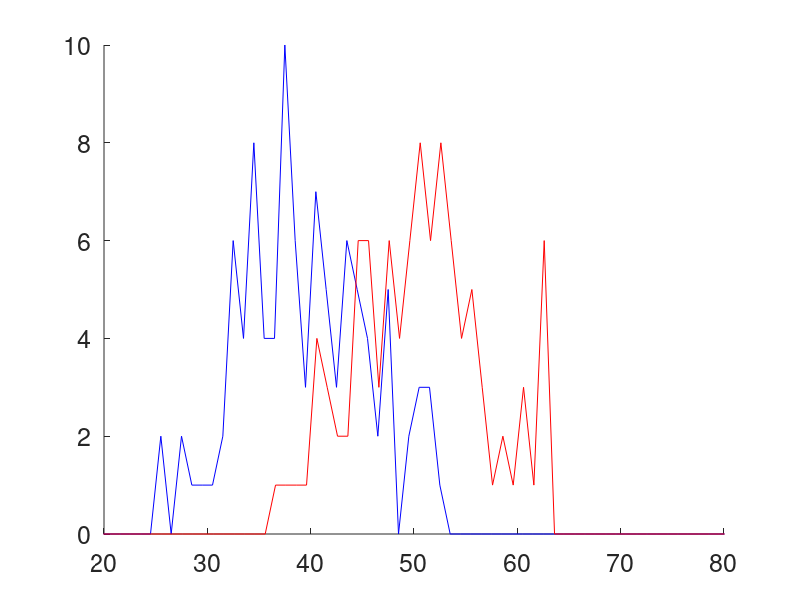
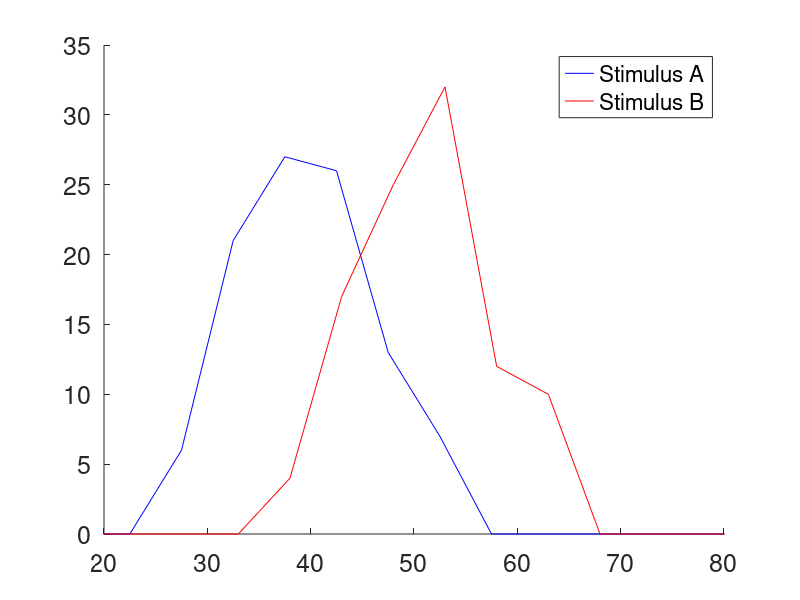
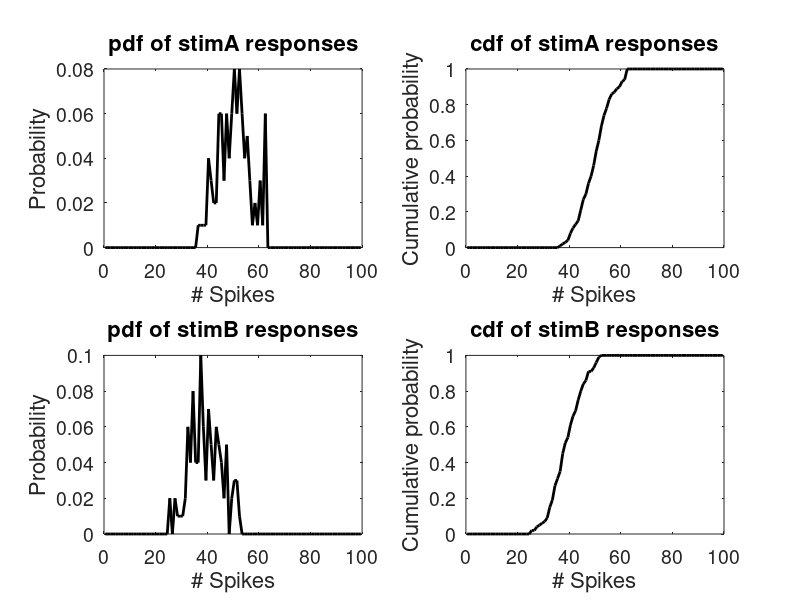

These figures' MATLAB source, in order:
%Probability Problem 3
% ----------------

load Probability_Data1.mat
s1=responses;
% A. Plot a histogram with 1 count bins 
% ---------------------------------
% note that my version of hist may be different from the normal matlab version, so
 % the bins you should specify would be 0:1:100 and 0:5:100 
stimA = 1:2:length(s1); 
stimB = 2:2:length(s1); 
[na1 x1] = hist(s1(stimA),.5:1:100); 
[nb1 x1] = hist(s1(stimB),.5:1:100);
figure; hold on; 
plot(x1, nb1, 'b'); hold on 
plot(x1+.1, na1, 'r'); 
set(gca, 'XLim', [20 80], 'FontSize', 18);


% B. Plot a histogram with 5 count bins 
% ---------------------------------
stimA = 1:2:length(s1); 
stimB = 2:2:length(s1); 
[na5 x5] = hist(s1(stimA),2.5:5:100); 
[nb5 x5] = hist(s1(stimB),2.5:5:100); 
figure; hold on;
plot(x5, nb5, 'b'); 
hold on 
plot(x5+.5, na5, 'r'); 
set(gca, 'XLim', [20 80], 'FontSize', 18); 
legend('Stimulus A', 'Stimulus B');

% C. pdfs and cdfs. 
% ---------------------------------
figure 
% we'll use four subplots, one for each plot 
subplot(2,2,1) 
%to get the pdf for stimulus A responses, we divide na1 by the total number of 
%trials, which is the sum of na1 
pdfa1 = na1./sum(na1); 
plot(x1, pdfa1, 'k-', 'LineWidth', 2); 
set(gca, 'FontSize', 14); 
h = xlabel('# Spikes'); 
set(h, 'FontSize', 16); 
h = ylabel('Probability'); 
set(h, 'FontSize', 16); 
h = title('pdf of stimA responses'); 
set(h, 'FontSize', 16); 
%to get the cdf for stimulus A responses, we take the cumulative sum of na1 and 
%divide by the total sum: 
subplot(2,2,2) 
cdfa1 = cumsum(na1); 
cdfa1 = cdfa1 ./ cdfa1(end); 
% note that you could also use ecdf function 
plot(x1, cdfa1, 'k-', 'LineWidth', 2); 
set(gca, 'FontSize', 14); 
h = xlabel('# Spikes'); 
set(h, 'FontSize', 16); 
h = ylabel('Cumulative probability'); 
set(h, 'FontSize', 16); 
h = title('cdf of stimA responses'); 
set(h, 'FontSize', 16); 
subplot(2,2,3) 
pdfb1 = nb1./sum(nb1); 
plot(x1, pdfb1, 'k-', 'LineWidth', 2); 
set(gca, 'FontSize', 14); 
h = xlabel('# Spikes'); 
set(h, 'FontSize', 16); 
h = ylabel('Probability'); 
set(h, 'FontSize', 16); 
h = title('pdf of stimB responses'); 
set(h, 'FontSize', 16); 
subplot(2,2,4) 
cdfb1 = cumsum(nb1); 
cdfb1 = cdfb1 ./ cdfb1(end); 
plot(x1, cdfb1, 'k-', 'LineWidth', 2); 
set(gca, 'FontSize', 14); 
h = xlabel('# Spikes'); 
set(h, 'FontSize', 16); 
h = ylabel('Cumulative probability'); 
set(h, 'FontSize', 16); 
h = title('cdf of stimB responses'); 
set(h, 'FontSize', 16);




% D. Probability of stimulus A given 44 spikes , 1 count bins
% ---------------------------------
% normalize the histograms to be probabilities
na1 = na1./sum(na1);
nb1 = nb1./sum(nb1);
% find the bin number for a count of 44
[m ba] = min(abs(x1 - 44));
% p (A | 44 spikes) = P(44 spikes | A) P(A) / P(44 spikes)
p = na1(ba) * .5 / (na1(ba) * .5 + nb1(ba) * .5)
0.2500


% E. Probability of stimulus A given 44 spikes , 5 count bins
% ---------------------------------
% normalize the histograms to be probabilities
na5 = na5./sum(na5);
nb5 = nb5./sum(nb5);
% find the bin number for a count of 44
[m ba] = min(abs(x5 - 44));
% p (A | 44 spikes) = P(44 spikes | A) P(A) / P(44 spikes)
p = na5(ba) * .5 / (na5(ba) * .5 + nb5(ba) * .5)
0.3953

%E is likely to be closer because it appears to smooth over noise due to sampling.

